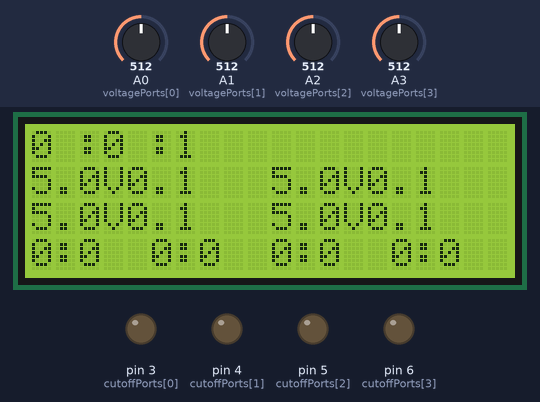
A sketch run on a simulated Arduino Uno, built with avr-gcc and run on an emulated ATmega328P. Shown: 20×4 character LCD, output pins drawn as LEDs (lit = HIGH). Inputs (shaded band) come from the test bench; at power-on: A0 (voltagePorts[0]) = 512, A1 (voltagePorts[1]) = 512, A2 (voltagePorts[2]) = 512, A3 (voltagePorts[3]) = 512.

Above: at 1.6 s.
1.7 s: A0 (voltagePorts[0]) set to 716
At 4.4 s:
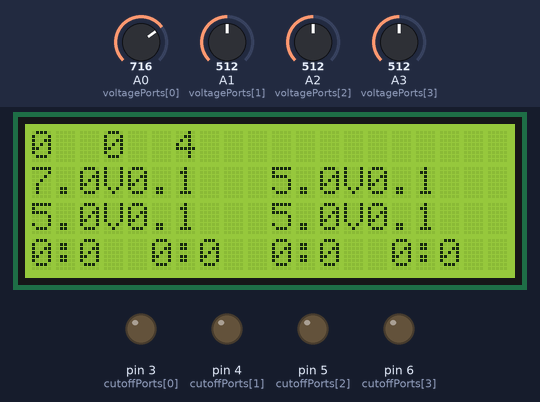
4.5 s: A1 (voltagePorts[1]) set to 716
At 7.4 s:
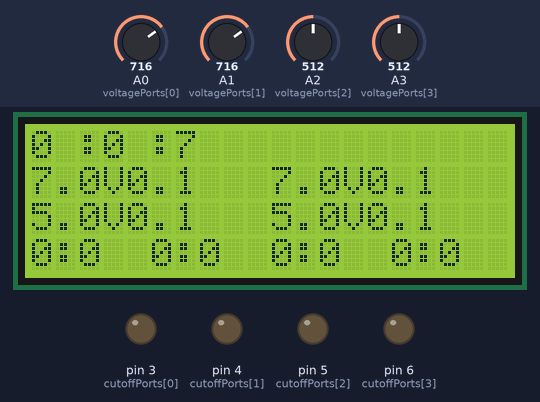
7.5 s: A2 (voltagePorts[2]) set to 716
At 10.4 s:
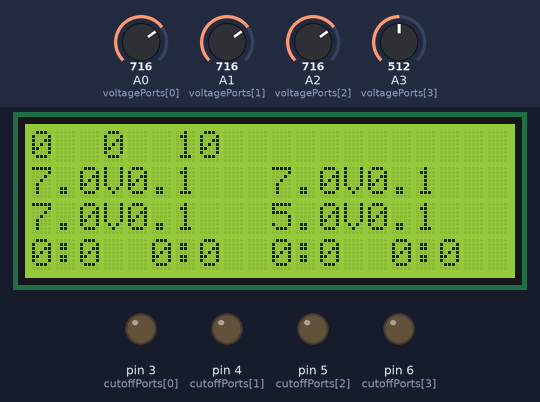
10.5 s: A3 (voltagePorts[3]) set to 716
At 12.3 s:
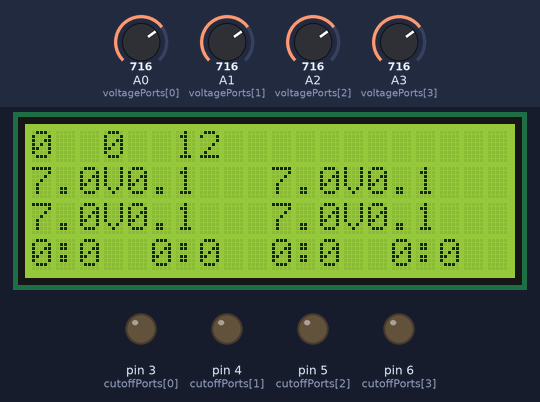
13.5 s: A0 (voltagePorts[0]) set to 992
At 16.4 s:
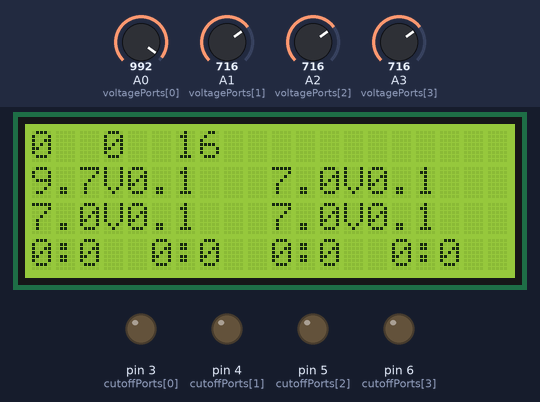
16.5 s: A1 (voltagePorts[1]) set to 992
At 18.3 s:
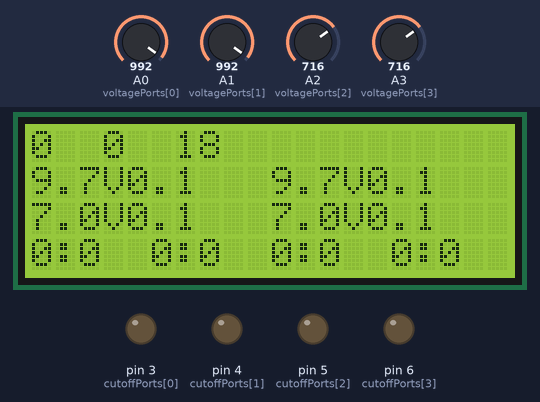
Timing chart, 0 to 19.8 s (numbered marks = the images above; inputs shaded):
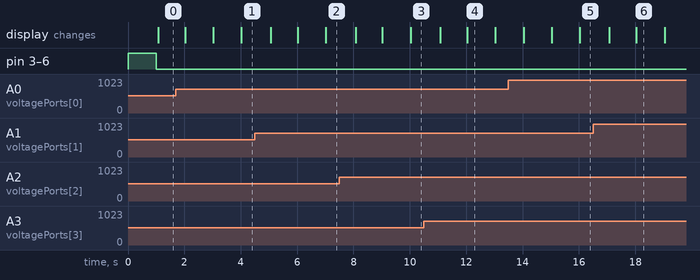

Measured:
- what the display in image 4 shows lasts 1.0 s, from 12.0 s to 13.0 s

The sketch:

verifoneBattery.ino
```cpp
/*
 * vim: tabstop=4 shiftwidth=4 expandtab syntax=c
 *
 * NOTE:
 * When changing resistor, change RESISTANCE define to actual resistanace
 * When changing cutoff voltage, change CUTOFF_VOLTAGE
 *
 * Hardware wiring
 *
 * Battery sense
 * Battery + -> 1K resistor -> A0..A3 -> 1K resistor -> GND
 * GND - Battery -
 *
 * Cutoff circuit (Mosfet pins from the left side)
 * IRF3205 pin 1 - Gate
 *         pin 2 - Drain
 *         pin 3 - Source
 *         pin 4 - Drain
 * IRF3205 pin 1 - Arduino pin 3..7
 *         pin 2 - Battery after resistor
 *         pin 3 - Battery GND, Arduino GND
 *
 * Display
 *    A5 - SCL
 *    A4 - SDA
 *
 */


#include "timedelay.h"
/*
 * Resistance for ~1A from 7.2V battery - 8.2 Ohm can be achieved with
 * standard resistor
 *
 * For uC to properly read voltage, let's use same value resistor voltage
 * divider where 10V is converted to 5V
 *
 * Cutoff voltage would be 2.7V*2 = 5.4V
 *
 */
// TODO measure exact resistance of power resistors
#define RESISTANCE 17.95
#define CUTOFF_VOLTAGE 2.7
#define INPUT_VOLTAGE 503

typedef struct {
  float voltage;
  double totalAh;
  int voltageReading;
  int droppedBelow;
  int hours; // Cutoff hour
  int minutes; // Cutoff minute
 } battery_t;

battery_t battery[4];

void initBattery(battery_t *batt) {
  batt->voltageReading = 0;
  batt->voltage = 0.0;
  batt->totalAh = 0.0;
  batt->droppedBelow = 0;
  batt->hours = 0;
  batt->minutes = 0;
}


#include <Wire.h>  // Comes with Arduino IDE
// https://bitbucket.org/fmalpartida/new-liquidcrystal/downloads
#include <LiquidCrystal_I2C.h>

const int voltagePorts[4] = {A0, A1, A2, A3};
const int cutoffPorts[4] = {3, 4, 5, 6};

LiquidCrystal_I2C lcd(0x27, 2, 1, 0, 4, 5, 6, 7, 3, POSITIVE);  // Set the LCD I2C address


timedelay readingDelay(1000L * 1); // 1 second
timedelay secondDelay(1000L);


void setup() {
  Serial.begin(115200);
  for (int i = 0; i < 4; i++) {
    initBattery(&battery[i]);
    pinMode(voltagePorts[i], INPUT);
    pinMode(cutoffPorts[i], OUTPUT);
    digitalWrite(cutoffPorts[i], HIGH);
  }
  lcd.begin(20,4); // initialize the lcd for 20 chars 4 lines, turn on backlight
}


int seconds = 0;
int minutes = 0;
int hours = 0;
bool blinker = false;

void loop() {
  secondDelay.cycle();
  readingDelay.cycle();

  // Read battery reading and calculate voltage, cutoff battery if necessary
  if (readingDelay.hasPassed()) {
    readingDelay.reset();
    // First, make the readings for each battery and calculate voltage
    for (int i = 0; i < 4; i++) {
      battery[i].voltageReading = analogRead(voltagePorts[i]);
      battery[i].voltage = (float) ((float) map(battery[i].voltageReading, 0, 1023, 0, 1000) / 100.0);
    }

    // Calculate voltage end decide if we need to cutoff this battery
    for (int i = 0; i < 4; i++) {
      if (battery[i].droppedBelow == 1) {
        continue;
      }
      // Calculate ampere hours in battery
      battery[i].totalAh += ((battery[i].voltage / RESISTANCE) / 60.0 / 60.0);
      if (map(battery[i].voltageReading, 0, 1023, 0, INPUT_VOLTAGE) < CUTOFF_VOLTAGE * 100) {
        battery[i].droppedBelow = 1;
        // disable the battery
        digitalWrite(cutoffPorts[i], LOW);
        // remember time, how long this battery lasted
        battery[i].hours = hours;
        battery[i].minutes = minutes;
        if (seconds > 30) {
          battery[i].minutes = minutes + 1;
        }
      }
    }
  }

  // print time on the display
  if (secondDelay.hasPassed()) {
    blinker = !blinker;
    secondDelay.reset();
    seconds++;
    if (seconds == 60) {
      minutes++;
      seconds = 0;
    }
    if (minutes == 60) {
      hours++;
      minutes = 0;
    }
    lcd.setCursor(0,0);
    lcd.print("  ");
    lcd.setCursor(0,0);
    lcd.print(hours);
    lcd.setCursor(2,0);
    if (blinker) {
      lcd.print(":");
    } else {
      lcd.print(" ");
    }
    lcd.setCursor(3,0);
    lcd.print("  ");
    lcd.setCursor(3,0);
    lcd.print(minutes);
    lcd.setCursor(5,0);
    if (blinker) {
      lcd.print(":");
    } else {
      lcd.print(" ");
    }
    lcd.setCursor(6,0);
    lcd.print("  ");
    lcd.setCursor(6,0);
    lcd.print(seconds);


    /*
     * Print battery data
     *
     * Battery 1 - second row 0-9 stop: 4th row, 0-4
     * Battery 2 - second row 10-19 stop: 4th row, 5-9
     * Battery 3 - third row 0-9 stop: 4th row, 10-14
     * Battery 4 - third row 10-19 stop: 4th row, 15-19
     */

    lcd.setCursor(0,1);
    lcd.print(battery[0].voltage, 1);
    lcd.print("V");
    lcd.print(battery[0].totalAh * 1000, 1);

    lcd.setCursor(10,1);
    lcd.print(battery[1].voltage, 1);
    lcd.print("V");
    lcd.print(battery[1].totalAh * 1000, 1);

    lcd.setCursor(0,2);
    lcd.print(battery[2].voltage, 1);
    lcd.print("V");
    lcd.print(battery[2].totalAh * 1000, 1);

    lcd.setCursor(10,2);
    lcd.print(battery[3].voltage, 1);
    lcd.print("V");
    lcd.print(battery[3].totalAh * 1000, 1);

    // print stop status
    lcd.setCursor(0,3);
    if (battery[0].droppedBelow) {
        lcd.print(battery[0].hours);
        lcd.print(":");
        lcd.print(battery[0].minutes);
    }
    lcd.setCursor(5,3);
    if (battery[1].droppedBelow) {
        lcd.print(battery[1].hours);
        lcd.print(":");
        lcd.print(battery[1].minutes);
    }
    lcd.setCursor(10,3);
    if (battery[2].droppedBelow) {
        lcd.print(battery[2].hours);
        lcd.print(":");
        lcd.print(battery[2].minutes);
    }
    lcd.setCursor(15,3);
    if (battery[3].droppedBelow) {
        lcd.print(battery[3].hours);
        lcd.print(":");
        lcd.print(battery[3].minutes);
    }
  }
}
```

timedelay.cpp
```cpp
#include "Arduino.h"
#include "timedelay.h"

timedelay::timedelay(unsigned long delayTime) {
  _previousTime = 0;
  _delayTime = delayTime;
}

void timedelay::setTime(unsigned long delayTime) {
	_delayTime = delayTime;
}

unsigned long timedelay::getTime() {
  return _delayTime;
}

bool timedelay::hasPassed() {
  if (_currentTime > _previousTime + _delayTime) {
    return 1;
  } else {
    return 0;
  }
}

void timedelay::reset() {
   _previousTime = _currentTime;
}

void timedelay::cycle() {
  _currentTime = millis();
}
```

timedelay.h
```cpp
#ifndef timedelay_h
#define timedelay_h

#include "Arduino.h"

class timedelay
{
  public:
    timedelay(unsigned long delayTime);
    bool hasPassed();
    void setTime(unsigned long delayTime);
    unsigned long getTime();
    void cycle();
    void reset();
  private:
    unsigned long _delayTime;
    unsigned long  _previousTime;
    unsigned long _currentTime;
};


#endif
```
